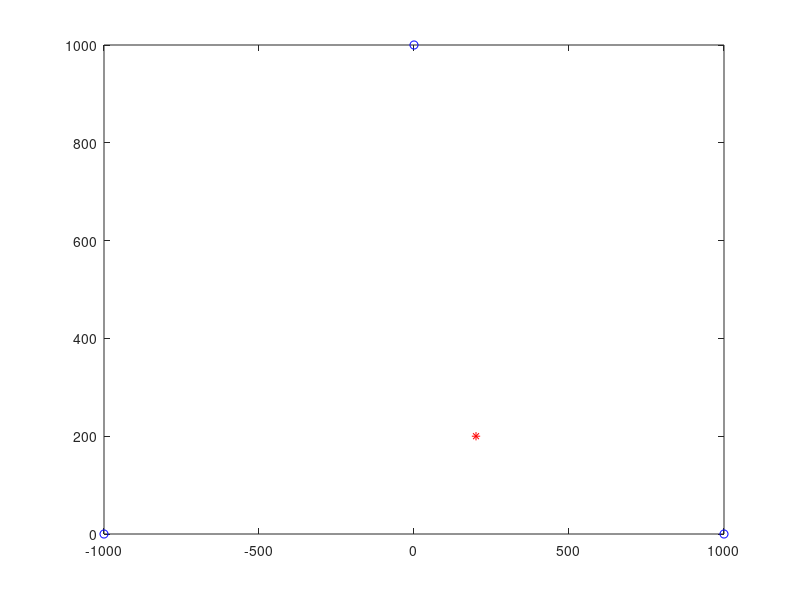

Write the MATLAB code that produced this figure. (Note: this script raises an error after producing the figure.)
clc;
clear all;
close all;

c = 299792458;
error = 1e-6;

f1 = [1000 0];
f2 = [-1000 0];
f3 = [0 1000];
p = [200 200];

plot(f1(1),f1(2),'b','Marker','o');
hold on
plot(f2(1),f2(2),'b','Marker','o');
hold on
plot(f3(1),f3(2),'b','Marker','o');
hold on
plot(p(1),p(2),'r*');
hold on

c



for i=1:2
    t1 = d1/c + (rand*2 - 1)*error;
    t2 = d2/c + (rand*2 - 1)*error;
    t3 = d3/c + (rand*2 - 1)*error;

    [h1,func1]=hyperbola(f1,f2,t1,t2);
    hold on
    [h2,func2]=hyperbola(f2,f3,t2,t3);
    hold on
    [h3,func3]=hyperbola(f1,f3,t1,t3);
    hold on
end
grid on

a = abs(func1-func2)<10;
b=sum(a);
